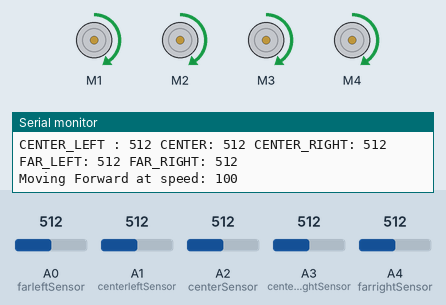
This sketch was run on a simulated Arduino Uno, built with avr-gcc and run on an emulated ATmega328P. Parts: 4 × DC motor (green arrow = forward, orange = backward, longer = faster), the last lines printed to the serial monitor. The inputs (shaded band) are chosen by the test bench; at power-on: A0 (farleftSensor) = 512, A1 (centerleftSensor) = 512, A2 (centerSensor) = 512, A3 (centerrightSensor) = 512, A4 (farrightSensor) = 512.

Above: at 1.2 s.
1.3 s: A0 (farleftSensor) set to 485
At 1.8 s:
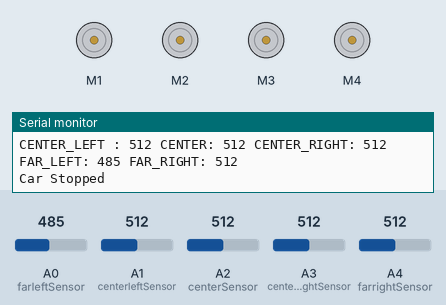
3.0 s: A0 (farleftSensor) set to 510
At 3.7 s:
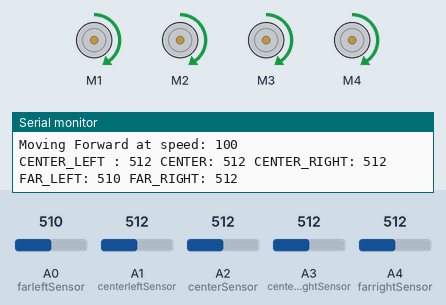
6.0 s: A0 (farleftSensor) set to 490
At 6.8 s:
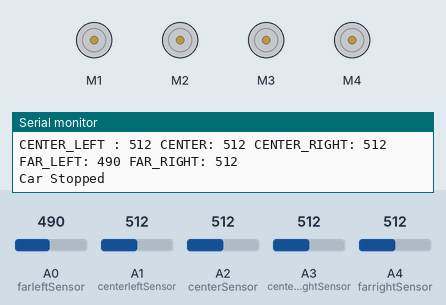
Timing chart, 0 to 9.0 s (numbered marks = the images above; inputs shaded):
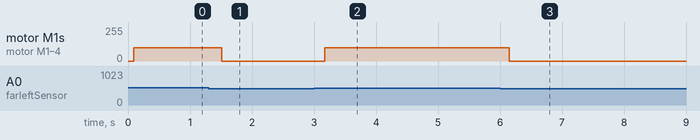

Measured:
- the behaviour switches between 500 and 499 on A0 (farleftSensor) (found by bisection; images 0 and 1)
- after the input at 1.3 s, motor M1–4: forward 100/255 → stopped after 0.21 s
- after the input at 3.0 s, motor M1–4: stopped → forward 100/255 after 0.18 s
- after the input at 6.0 s, motor M1–4: forward 100/255 → stopped after 0.15 s

The sketch:

v08.ino
```cpp
#include <AFMotor.h>

// Define motor objects for 4 motors
AF_DCMotor motor1(1);  // Front Left Motor
AF_DCMotor motor2(2);  // Front Right Motor
AF_DCMotor motor3(3);  // Back Left Motor
AF_DCMotor motor4(4);  // Back Right Motor

// Define sensor pins
const int centerleftSensor = A1;  // Left sensor
const int centerrightSensor = A3;  // Center sensor
const int centerSensor  = A2;  // Right sensor
const int farleftSensor = A0;  // Front Left sensor
const int farrightSensor = A4;  // Front Right sensor

void setup() {
  Serial.begin(9600);  // Start the serial communication for debugging

  // Set all motors to maximum speed initially
  motor1.setSpeed(255);
  motor2.setSpeed(255);
  motor3.setSpeed(255);
  motor4.setSpeed(255);
}

void loop() {


  // Check if any sensor value is below 500
  if (checkSensorsForLine()) {
    stopCar();
    delay(500);
  } else {

    if (!checkSensorsForLine()) {
      forward(100);
      if (!checkSensorsForLine()) {
      forward(100);

    }
    }
  }


}


bool checkSensorsForLine() {
  int centerleftValue = analogRead(centerleftSensor);
  int centerValue = analogRead(centerSensor);
  int centerrightValue = analogRead(centerrightSensor);
  int farleftValue = analogRead(farleftSensor);
  int farrightValue = analogRead(farrightSensor);

  // Debugging: Print sensor values
  Serial.print("CENTER_LEFT : "); Serial.print(centerleftValue);
  Serial.print(" CENTER: "); Serial.print(centerValue);
  Serial.print(" CENTER_RIGHT: "); Serial.print(centerrightValue);
  Serial.print(" FAR_LEFT: "); Serial.print(farleftValue);
  Serial.print(" FAR_RIGHT: "); Serial.println(farrightValue);

  // Check if any sensor value is below 500
  if (centerleftValue < 500 || centerValue < 500 || centerrightValue < 500 || farleftValue < 500 || farrightValue < 500) {
    return true;  // A sensor has detected the line
  }
  return false;  // No sensor has detected the line
}


// Function to move forward with PWM speed control
void forward(int speed) {
  motor1.setSpeed(speed);  // Set speed dynamically
  motor2.setSpeed(speed);
  motor3.setSpeed(speed);
  motor4.setSpeed(speed);

  motor1.run(FORWARD);
  motor2.run(FORWARD);
  motor3.run(FORWARD);
  motor4.run(FORWARD);

  Serial.print("Moving Forward at speed: ");
  Serial.println(speed);
}

void stopCar() {
  motor1.run(RELEASE);
  motor2.run(RELEASE);
  motor3.run(RELEASE);
  motor4.run(RELEASE);
  Serial.println("Car Stopped");
}

// Placeholder functions for backward and turning
void backward() {
  motor1.run(BACKWARD);
  motor2.run(BACKWARD);
  motor3.run(BACKWARD);
  motor4.run(BACKWARD);
  Serial.println("Moving Backward");
}

void turnLeft() {
  motor1.run(BACKWARD);
  motor2.run(BACKWARD);
  motor3.run(FORWARD);
  motor4.run(FORWARD);
  Serial.println("Turning left");
}

void turnRight() {
  motor1.run(FORWARD);
  motor2.run(FORWARD);
  motor3.run(BACKWARD);
  motor4.run(BACKWARD);
  Serial.println("Turning Right");
}
```
